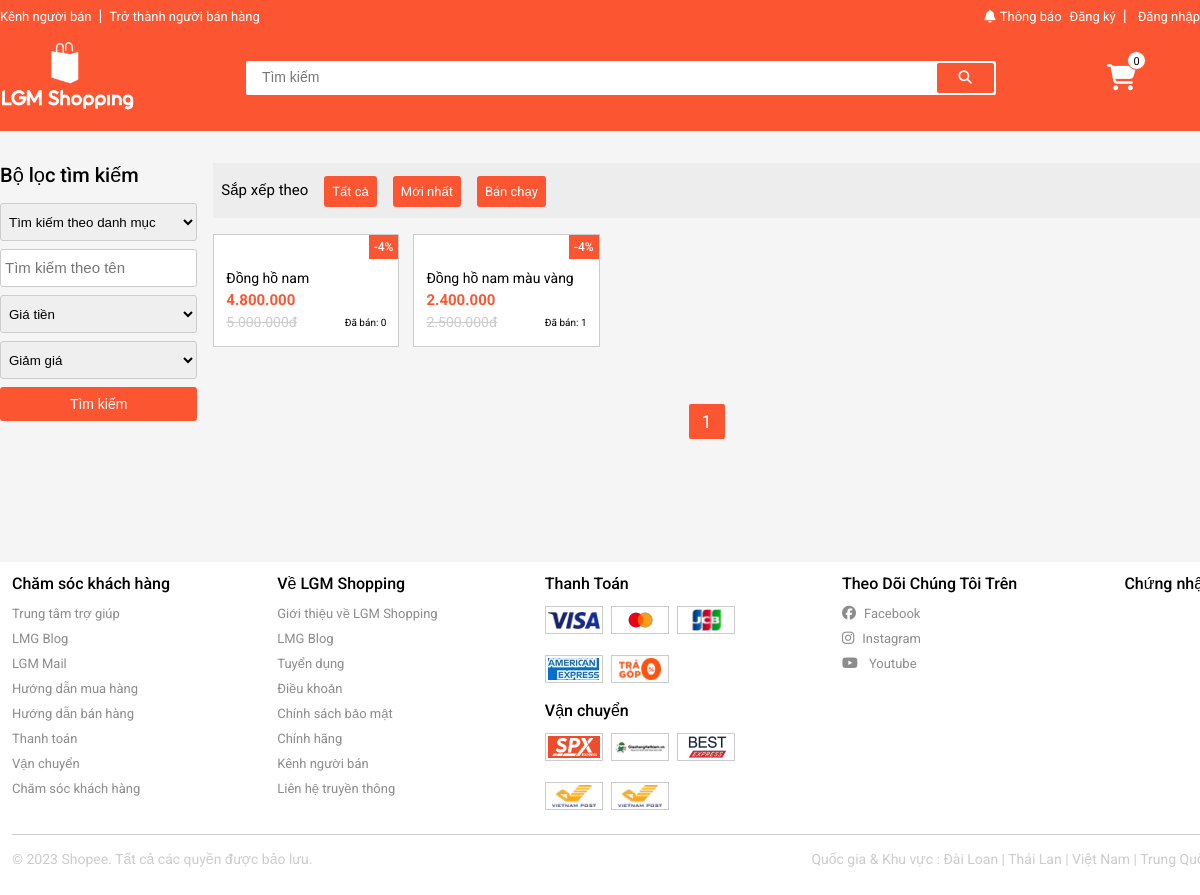
The app's page /index.php?act=danhmucsanpham&maloai=9 with its own data.
### tables this page shows
CREATE TABLE `hang_hoa` (
  `ma_hh` int(10) NOT NULL,
  `ten_hh` varchar(255) NOT NULL,
  `mo_ta` text NOT NULL,
  `so_luot_xem` int(50) DEFAULT NULL,
  `trang_thai` bit(1) NOT NULL,
  `ma_loai` int(10) NOT NULL,
  `ma_shop` int(10) NOT NULL
);

CREATE TABLE `chi_tiet_hang_hoa` (
  `ma_cthh` int(11) NOT NULL,
  `don_gia` double(10,2) NOT NULL,
  `giam_gia` double(10,2) DEFAULT NULL,
  `so_luot_ban` int(50) NOT NULL,
  `so_luong` int(50) NOT NULL,
  `ma_kc` int(10) DEFAULT NULL,
  `ma_ms` int(10) DEFAULT NULL,
  `ma_hh` int(10) NOT NULL
);

### model/pdo.php (called while the page is built, shortened)
<?php
function pdo_get_connection(){
    $servername = "localhost";
    $username = "root";
    $password = "";
    try {
        $conn = new PDO("mysql:host=$servername;dbname=du_an_1", $username, $password);
        $conn->setAttribute(PDO::ATTR_ERRMODE, PDO::ERRMODE_EXCEPTION);
        return $conn;
    } catch(PDOException $e) {
        echo "Connection failed: " . $e->getMessage();
    }
}
function pdo_query($sql){
    $sql_args=array_slice(func_get_args(),1);
    try{
        $conn=pdo_get_connection();
        $stmt=$conn->prepare($sql);
        $stmt->execute($sql_args);
        $rows=$stmt->fetchAll();
        return $rows;
    }
    catch(PDOException $e){
        throw $e;
    }
    finally{
        unset($conn);
    }
}
function pdo_query_one($sql){
    $sql_args=array_slice(func_get_args(),1);
    try{
        $conn=pdo_get_connection();
        $stmt=$conn->prepare($sql);
        $stmt->execute($sql_args);
        $row=$stmt->fetch(PDO::FETCH_ASSOC);
        return $row;
    }
    catch(PDOException $e){
        throw $e;
    }
    finally{
        unset($conn);
    }
}
?>

### model/hanghoa.php (called while the page is built, shortened)
<?php
    function load_All_Hang_Hoa_by_maLh($maLoai,$item_per_page,$offset){
        $sql = "SELECT * from hang_hoa  INNER JOIN chi_tiet_hang_hoa on chi_tiet_hang_hoa.ma_hh = hang_hoa.ma_hh where hang_hoa.ma_loai = '$maLoai' and  hang_hoa.trang_thai = 1   GROUP BY chi_tiet_hang_hoa.ma_hh  LIMIT $item_per_page OFFSET $offset" ;
        return pdo_query($sql) ;
    }
    function fomat_number($value){
        return number_format($value, 0, ',', '.');
    }
?>

### view/danhmucsp.php (the view, shortened to what this page needs)
<?php
if(isset($_GET['maloai'])){
    $maLoai = $_GET['maloai'];
    $item_per_page = !empty($_GET['per_page']) ? $_GET['per_page'] : 15;
    $current_page = !empty($_GET['page']) ? $_GET['page'] : 1 ;
    $offset = ($current_page - 1 ) * $item_per_page ;
    $sqlTongTrang = "SELECT COUNT(*) from hang_hoa where ma_loai = '$maLoai' and hang_hoa.trang_thai = 1" ;
    $toTalRecords = pdo_query_one($sqlTongTrang)['COUNT(*)'] ;
    $totalPages = ceil($toTalRecords / $item_per_page) ;
    $dsHangHoa = load_All_Hang_Hoa_by_maLh($maLoai,$item_per_page,$offset)  ;
}
?>
<main id="main">
            <div class="filter-product-left">
                <h3>Bộ lọc tìm kiếm</h3>
                <form action="" method="POST">
                    <div class="input-filter">
                        <select name="ml">
                            <option value="">Tìm kiếm theo danh mục </option>
                            </select>
                    </div>
                    <div class="input-filter">
                            <input type="text" placeholder="Tìm kiếm theo tên" name="tenHangHoa">
                    </div>
                    <div class="input-filter">
                        <select name="giatien">
                            <option value="">Giá tiền</option>
                            </select>
                    </div>
                    <div class="input-filter">
                        <select name="giamgia">
                            <option value="">Giảm giá</option>
                            </select>
                    </div>
                    <button type="submit" name="loc" style="border-radius:3px;">Tìm kiếm</button>
                </form>
            </div>
            <div class="result-product">
                <div class="filter-product-right">
                    <ul>
                        <li style="font-size: 15px;">Sắp xếp theo</li>
                        <li class="filter-right-btn"><a href="./index.php?act=danhmucsanpham&maloai=<?=$maLoai?>&all=true" class="check-btn-filter">Tất cả</a></li>
                        <li class="filter-right-btn"><a href="./index.php?act=danhmucsanpham&maloai=<?=$maLoai?>&new=true" class="check-btn-filter">Mới nhất</a></li>
                        <li class="filter-right-btn"><a href="./index.php?act=danhmucsanpham&maloai=<?=$maLoai?>&sale=true" class="check-btn-filter">Bán chạy</a></li>
                    </ul>
                </div>
                <div class="list-product">
                    <?php if(isset($_GET['maloai']) || isset($_POST['timkiem']) || isset($_POST['loc'])) {
                    foreach($dsHangHoa as $hangHoa) { ?>
                    <a href="./index.php?act=chitietsanpham&mahh=<?=$hangHoa['ma_hh'] ?>" class="product-item">
                        <div class="info-product">
                            <p class="product-name"><?=$hangHoa['ten_hh'] ?> </p>
                            <h3><?= fomat_number($hangHoa['don_gia'] - $hangHoa['giam_gia']) ?></h3>
                            <div class="a">
                                <p class="price-old"><?= !empty($hangHoa['giam_gia']) ? fomat_number($hangHoa['don_gia'])."đ" : "" ?></p>
                                <p class="number-sale">Đã bán: <?=$hangHoa['so_luot_ban'] ?></p>
                             </div>
                    </div>
                    <?php if(!empty($hangHoa['giam_gia'])) { ?>
                    <div class="deal-sale">
                        <span>-<?=round($hangHoa['giam_gia']/$hangHoa['don_gia'] *100, 1) ?>%</span>
                    </div>
                    <?php } ?>
                    </a>
                    <?php } }?>
                </div>
                <section class="btn-direction">
                <div class="number-page">
                    <?php for($num = 1 ; $num <= $totalPages; $num++ ) {
                        if($num != $current_page ){ ?>
                        <?php if($num > $current_page - 3 && $num < $current_page + 3) { ?>
                        <a href="./index.php?per_page=15&page=<?=$num?>"><?=$num?></a>
                        <?php } ?>
                    <?php }else{ ?>
                    <span href="" class="btn-check"><?=$num?></span>
                    <?php } } ?>
                </div>
            </section>
            </div>
        </main>

### assets/css/style.css (style rules this page uses)
* { margin: 0; padding: 0; box-sizing: border-box; }
body { font-family: 'Roboto', sans-serif; }
:root { --orange:#fb5631 ; --white:#ffffff ; --gray:#ccc; --black:#000; --greyish: rgba(237, 237, 237, 1) }
.list-product { display: grid; grid-template-columns: 1fr 1fr 1fr 1fr 1fr 1fr ; grid-gap: 16px; }
.product-item { border: 0.5px solid var(--gray); padding: 12px 0; text-decoration: none; display: block; position: relative; background-color: var(--white); }
.info-product { padding: 4px 12px; }
.product-item h3 { font-size: 15px; color: var(--orange); padding: 5px 0; }
.info-product .product-name { font-size: 14px; color: var(--black); }
.info-product .price-old { font-size: 14px; color: var(--gray); text-decoration: line-through; }
.info-product .number-sale { font-size: 10px; color: var(--black); }
.product-hot-item .deal-sale, .product-item .deal-sale { position: absolute; top: 0; right: 0; padding: 5px; background-color: var(--orange); color: var(--white); font-size: 12px; font-weight: 500; }
.btn-direction { display: flex; justify-content: center; align-items: center; margin: 64px 0; }
.btn-direction .number-page span, .btn-direction .number-page a { font-size: 18px; color:var(--gray) ; font-weight: 400; margin: 0 10px; padding:7px 13px; text-decoration: none; }
.btn-direction .btn-check { background-color: var(--orange); color: var(--white) !important; border-radius: 2px; }
#main { margin-top: 32px; display: grid; grid-template-columns: 1fr 5fr; column-gap: 16px; }
.result-product>h3, .filter-product-left>h3 { font-size: 20px; font-weight: 500; margin-bottom: 16px; }
.filter-product-left .input-filter select { width: 100%; height: 38px; border: 1px solid var(--gray); margin-bottom: 8px; padding-left: 4px; }
.input-filter select>option { font-size: 15px; }
.filter-product-left form button { width: 100%; padding: 9px 0; font-size: 14px; color: var(--white); background-color: var(--orange); border: none; }
.result-product .filter-product-right { background-color: var(--greyish); padding: 18px 0; margin-bottom: 16px; }
.filter-product-right ul { display: flex; list-style: none; }
.filter-product-right li { margin: 0 8px; }
.filter-product-right li a { background-color: var(--white); padding: 9px 20px; text-decoration: none; color:var(--black); font-size: 14px; }
.filter-product-right .check-btn-filter { background-color: var(--orange) !important; color: var(--white) !important; }
.result-product .list-product { grid-template-columns: 1fr 1fr 1fr 1fr 1fr; grid-gap: 14px; }

### assets/css/login.css (style rules this page uses)
::placeholder { font-size: 15px; }

### view/danhmucsp.php (style rules this page uses)
.info-product .a { display: flex; justify-content: space-between; align-items: center; }
.check-btn-filter { border-radius:3px ; padding:8px !important; font-size:13px !important; }
.input-filter select { border-radius: 3px; }
.input-filter input { width: 100%; height: 38px; border: 1px solid var(--gray); margin-bottom: 8px; padding-left: 4px; border-radius: 3px; }

### records on screen
hang_hoa: ten_hh "Đồng hồ nam", chi_tiet_hang_hoa.don_gia+giam_gia "4.800.000", chi_tiet_hang_hoa.don_gia "5.000.000", chi_tiet_hang_hoa.so_luot_ban "0", chi_tiet_hang_hoa.giam_gia+don_gia "4"
hang_hoa: ten_hh "Đồng hồ nam màu vàng", chi_tiet_hang_hoa.don_gia+giam_gia "2.400.000", chi_tiet_hang_hoa.don_gia "2.500.000", chi_tiet_hang_hoa.so_luot_ban "1", chi_tiet_hang_hoa.giam_gia+don_gia "4"
